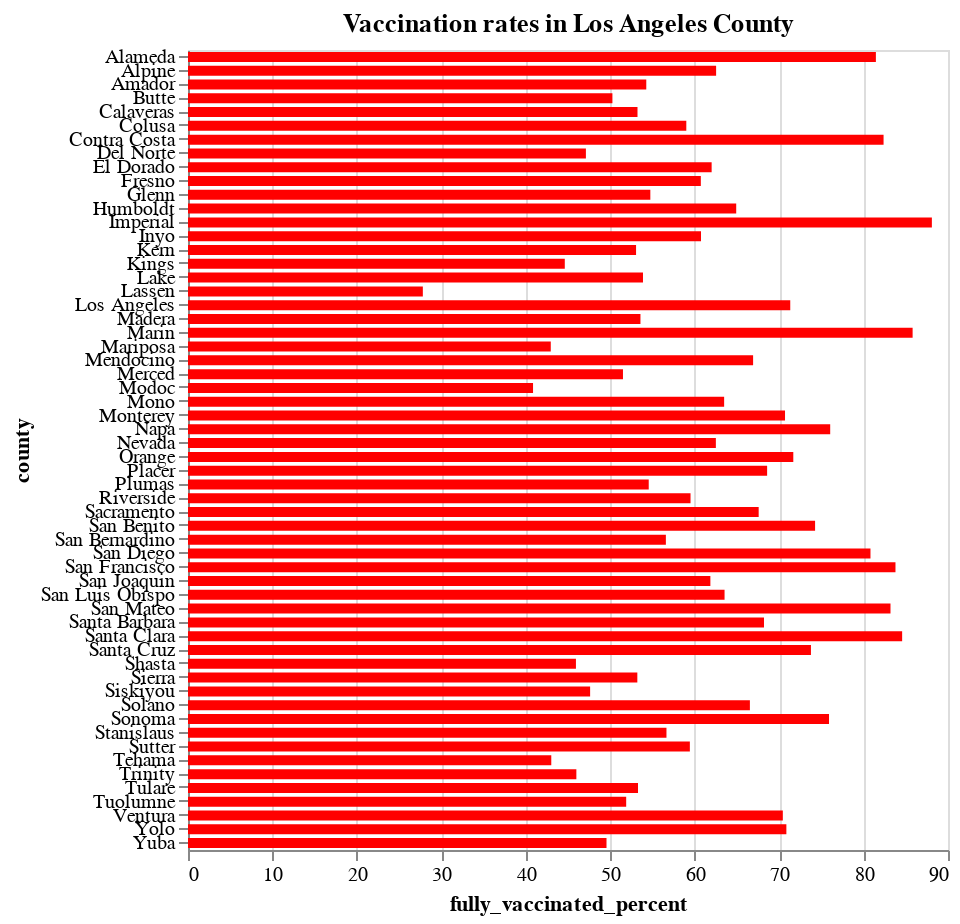

This figure's notebook cell:
### Code cell
alt.Chart(vaccine).mark_bar(color="red", size=5).encode(
    x="fully_vaccinated_percent", y="county"
).properties(width=380, height=400, title="Vaccination rates in Los Angeles County")

### Figure 1 — Vega-Lite specification as saved in the notebook (floating-point values rounded to 4 significant figures)
{"config": {"view": {"continuousWidth": 400, "continuousHeight": 300}}, "data": {"name": "data-ab90f1fb5b9c2e95b2d3d8f6cc9adf05"}, "mark": {"type": "bar", "color": "red", "size": 5}, "encoding": {"x": {"field": "fully_vaccinated_percent", "type": "quantitative"}, "y": {"field": "county", "type": "nominal"}}, "height": 400, "title": "Vaccination rates in Los Angeles County", "width": 380, "$schema": "https://vega.github.io/schema/vega-lite/v4.17.0.json", "datasets": {"data-ab90f1fb5b9c2e95b2d3d8f6cc9adf05": [{"county": "Alameda", "fips": 1, "no_percent": 82.5, "yes_percent": 17.5, "winner_2021": "D", "fully_vaccinated_percent": 81.46, "population": 1644000.0}, {"county": "Alpine", "fips": 3, "no_percent": 60.9, "yes_percent": 39.1, "winner_2021": "D", "fully_vaccinated_percent": 62.54, "population": 1148.0}, {"county": "Amador", "fips": 5, "no_percent": 36.9, "yes_percent": 63.1, "winner_2021": "R", "fully_vaccinated_percent": 54.27, "population": 37830.0}, {"county": "Butte", "fips": 7, "no_percent": 47.5, "yes_percent": 52.5, "winner_2021": "R", "fully_vaccinated_percent": 50.26, "population": 227100.0}, {"county": "Calaveras", "fips": 9, "no_percent": 38.3, "yes_percent": 61.7, "winner_2021": "R", "fully_vaccinated_percent": 53.23, "population": 45240.0}, {"county": "Colusa", "fips": 11, "no_percent": 37.1, "yes_percent": 62.9, "winner_2021": "R", "fully_vaccinated_percent": 59.01, "population": 21460.0}, {"county": "Contra Costa", "fips": 13, "no_percent": 73.1, "yes_percent": 26.9, "winner_2021": "D", "fully_vaccinated_percent": 82.37, "population": 1133000.0}, {"county": "Del Norte", "fips": 15, "no_percent": 42.0, "yes_percent": 58.0, "winner_2021": "R", "fully_vaccinated_percent": 47.12, "population": 27420.0}, {"county": "El Dorado", "fips": 17, "no_percent": 44.9, "yes_percent": 55.1, "winner_2021": "R", "fully_vaccinated_percent": 62.01, "population": 186700.0}, {"county": "Fresno", "fips": 19, "no_percent": 49.8, "yes_percent": 50.2, "winner_2021": "R", "fully_vaccinated_percent": 60.73, "population": 978100.0}, {"county": "Glenn", "fips": 21, "no_percent": 30.6, "yes_percent": 69.4, "winner_2021": "R", "fully_vaccinated_percent": 54.75, "population": 27900.0}, {"county": "Humboldt", "fips": 23, "no_percent": 65.9, "yes_percent": 34.1, "winner_2021": "D", "fully_vaccinated_percent": 64.92, "population": 135800.0}, {"county": "Imperial", "fips": 25, "no_percent": 61.3, "yes_percent": 38.7, "winner_2021": "D", "fully_vaccinated_percent": 88.09, "population": 180200.0}, {"county": "Inyo", "fips": 27, "no_percent": 49.2, "yes_percent": 50.8, "winner_2021": "R", "fully_vaccinated_percent": 60.75, "population": 18080.0}, {"county": "Kern", "fips": 29, "no_percent": 41.9, "yes_percent": 58.1, "winner_2021": "R", "fully_vaccinated_percent": 53.06, "population": 883100.0}, {"county": "Kings", "fips": 31, "no_percent": 37.2, "yes_percent": 62.8, "winner_2021": "R", "fully_vaccinated_percent": 44.62, "population": 150100.0}, {"county": "Lake", "fips": 33, "no_percent": 60.1, "yes_percent": 39.9, "winner_2021": "D", "fully_vaccinated_percent": 53.88, "population": 64150.0}, {"county": "Lassen", "fips": 35, "no_percent": 17.1, "yes_percent": 82.9, "winner_2021": "R", "fully_vaccinated_percent": 27.81, "population": 31180.0}, {"county": "Los Angeles", "fips": 37, "no_percent": 70.8, "yes_percent": 29.2, "winner_2021": "D", "fully_vaccinated_percent": 71.32, "population": 10100000.0}, {"county": "Madera", "fips": 39, "no_percent": 41.1, "yes_percent": 58.9, "winner_2021": "R", "fully_vaccinated_percent": 53.58, "population": 155000.0}, {"county": "Marin", "fips": 41, "no_percent": 84.3, "yes_percent": 15.7, "winner_2021": "D", "fully_vaccinated_percent": 85.81, "population": 260300.0}, {"county": "Mariposa", "fips": 43, "no_percent": 40.3, "yes_percent": 59.7, "winner_2021": "R", "fully_vaccinated_percent": 42.96, "population": 17540.0}, {"county": "Mendocino", "fips": 45, "no_percent": 69.6, "yes_percent": 30.4, "winner_2021": "D", "fully_vaccinated_percent": 66.92, "population": 87420.0}, {"county": "Merced", "fips": 47, "no_percent": 50.1, "yes_percent": 49.9, "winner_2021": "D", "fully_vaccinated_percent": 51.51, "population": 269100.0}, {"county": "Modoc", "fips": 49, "no_percent": 22.0, "yes_percent": 78.0, "winner_2021": "R", "fully_vaccinated_percent": 40.86, "population": 8938.0}, {"county": "Mono", "fips": 51, "no_percent": 57.4, "yes_percent": 42.6, "winner_2021": "D", "fully_vaccinated_percent": 63.49, "population": 14170.0}, {"county": "Monterey", "fips": 53, "no_percent": 70.9, "yes_percent": 29.1, "winner_2021": "D", "fully_vaccinated_percent": 70.7, "population": 433200.0}, {"county": "Napa", "fips": 55, "no_percent": 70.5, "yes_percent": 29.5, "winner_2021": "D", "fully_vaccinated_percent": 76.05, "population": 140500.0}, {"county": "Nevada", "fips": 57, "no_percent": 57.7, "yes_percent": 42.3, "winner_2021": "D", "fully_vaccinated_percent": 62.51, "population": 99090.0}, {"county": "Orange", "fips": 59, "no_percent": 52.6, "yes_percent": 47.4, "winner_2021": "D", "fully_vaccinated_percent": 71.68, "population": 3164000.0}, {"county": "Placer", "fips": 61, "no_percent": 48.9, "yes_percent": 51.1, "winner_2021": "R", "fully_vaccinated_percent": 68.58, "population": 380100.0}, {"county": "Plumas", "fips": 63, "no_percent": 37.1, "yes_percent": 62.9, "winner_2021": "R", "fully_vaccinated_percent": 54.56, "population": 18700.0}, {"county": "Riverside", "fips": 65, "no_percent": 52.4, "yes_percent": 47.6, "winner_2021": "D", "fully_vaccinated_percent": 59.51, "population": 2383000.0}, {"county": "Sacramento", "fips": 67, "no_percent": 64.0, "yes_percent": 36.0, "winner_2021": "D", "fully_vaccinated_percent": 67.58, "population": 1510000.0}, {"county": "San Benito", "fips": 69, "no_percent": 59.2, "yes_percent": 40.8, "winner_2021": "D", "fully_vaccinated_percent": 74.26, "population": 59420.0}, {"county": "San Bernardino", "fips": 71, "no_percent": 52.0, "yes_percent": 48.0, "winner_2021": "D", "fully_vaccinated_percent": 56.59, "population": 2135000.0}, {"county": "San Diego", "fips": 73, "no_percent": 58.6, "yes_percent": 41.4, "winner_2021": "D", "fully_vaccinated_percent": 80.82, "population": 3303000.0}, {"county": "San Francisco", "fips": 75, "no_percent": 86.7, "yes_percent": 13.3, "winner_2021": "D", "fully_vaccinated_percent": 83.78, "population": 870000.0}, {"county": "San Joaquin", "fips": 77, "no_percent": 56.0, "yes_percent": 44.0, "winner_2021": "D", "fully_vaccinated_percent": 61.86, "population": 732200.0}, {"county": "San Luis Obispo", "fips": 79, "no_percent": 58.5, "yes_percent": 41.5, "winner_2021": "D", "fully_vaccinated_percent": 63.54, "population": 281500.0}, {"county": "San Mateo", "fips": 81, "no_percent": 79.1, "yes_percent": 20.9, "winner_2021": "D", "fully_vaccinated_percent": 83.19, "population": 765900.0}, {"county": "Santa Barbara", "fips": 83, "no_percent": 65.0, "yes_percent": 35.0, "winner_2021": "D", "fully_vaccinated_percent": 68.21, "population": 443700.0}, {"county": "Santa Clara", "fips": 85, "no_percent": 75.9, "yes_percent": 24.1, "winner_2021": "D", "fully_vaccinated_percent": 84.57, "population": 1922000.0}, {"county": "Santa Cruz", "fips": 87, "no_percent": 80.2, "yes_percent": 19.8, "winner_2021": "D", "fully_vaccinated_percent": 73.77, "population": 273800.0}, {"county": "Shasta", "fips": 89, "no_percent": 33.7, "yes_percent": 66.3, "winner_2021": "R", "fully_vaccinated_percent": 45.94, "population": 179100.0}, {"county": "Sierra", "fips": 91, "no_percent": 38.1, "yes_percent": 61.9, "winner_2021": "R", "fully_vaccinated_percent": 53.21, "population": 2930.0}, {"county": "Siskiyou", "fips": 93, "no_percent": 41.3, "yes_percent": 58.7, "winner_2021": "R", "fully_vaccinated_percent": 47.62, "population": 43540.0}, {"county": "Solano", "fips": 95, "no_percent": 64.3, "yes_percent": 35.7, "winner_2021": "D", "fully_vaccinated_percent": 66.54, "population": 438500.0}, {"county": "Sonoma", "fips": 97, "no_percent": 77.9, "yes_percent": 22.1, "winner_2021": "D", "fully_vaccinated_percent": 75.91, "population": 501300.0}, {"county": "Stanislaus", "fips": 99, "no_percent": 48.3, "yes_percent": 51.7, "winner_2021": "R", "fully_vaccinated_percent": 56.66, "population": 539300.0}, {"county": "Sutter", "fips": 101, "no_percent": 40.8, "yes_percent": 59.2, "winner_2021": "R", "fully_vaccinated_percent": 59.43, "population": 95870.0}, {"county": "Tehama", "fips": 103, "no_percent": 26.2, "yes_percent": 73.8, "winner_2021": "R", "fully_vaccinated_percent": 43.02, "population": 63370.0}, {"county": "Trinity", "fips": 105, "no_percent": 45.7, "yes_percent": 54.3, "winner_2021": "R", "fully_vaccinated_percent": 45.99, "population": 12860.0}, {"county": "Tulare", "fips": 107, "no_percent": 41.4, "yes_percent": 58.6, "winner_2021": "R", "fully_vaccinated_percent": 53.29, "population": 460500.0}, {"county": "Tuolumne", "fips": 109, "no_percent": 39.6, "yes_percent": 60.4, "winner_2021": "R", "fully_vaccinated_percent": 51.89, "population": 53930.0}, {"county": "Ventura", "fips": 111, "no_percent": 59.5, "yes_percent": 40.5, "winner_2021": "D", "fully_vaccinated_percent": 70.44, "population": 848100.0}, {"county": "Yolo", "fips": 113, "no_percent": 71.4, "yes_percent": 28.6, "winner_2021": "D", "fully_vaccinated_percent": 70.86, "population": 215000.0}, {"county": "Yuba", "fips": 115, "no_percent": 39.2, "yes_percent": 60.8, "winner_2021": "R", "fully_vaccinated_percent": 49.56, "population": 75490.0}]}}
